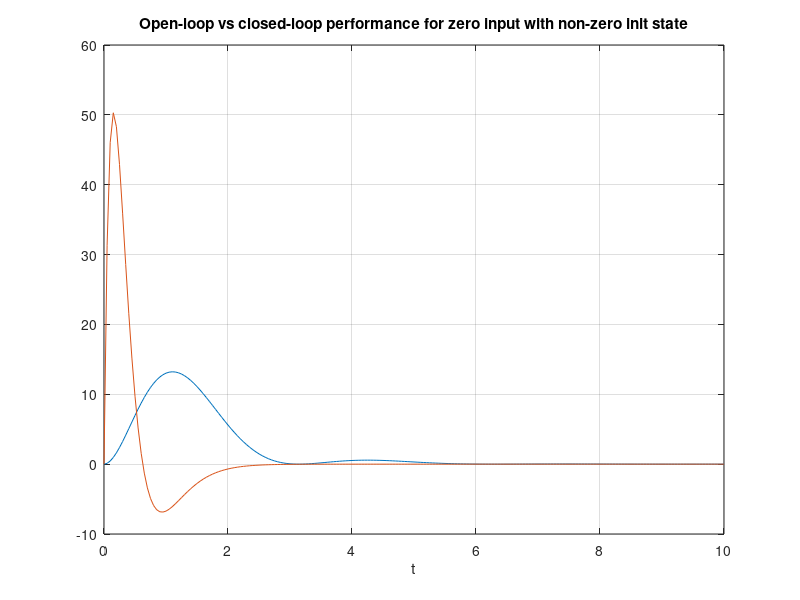

Recreate this plot in MATLAB.
%% Pr. 2
clear A B C CC; 
A = [2     3     2     1
    -2    -3     0     0
    -2    -2    -4     0
    -2    -2    -2    -5]; 
B = [1; -2; 2; -1];
CC = ctrb(A, B); 
V = orth(CC); 
W = null(CC); 
Tinv = [V, W]; 
T = inv(Tinv); 
A1 = T*A*Tinv; 
B1 = T*B; 

%% Pr. 4
% transfer function of the system
n = [3, 4, -2];
d = [1, 3, 7, 5]; 

% state space representation
[A, B, C, D] = tf2ss(n, d); 
sys = ss(A, B, C, D); 

eigs = eig(A); 

% controllability
CC = ctrb(A,B); 
R = rank(CC); 

% place poles
ps = [-4, -4, -5]; 
K = acker(A, B, ps); % ackermann formula

% run simulation and plot
t = 0:0.05:10; 
u = zeros(size(t)); 
x0 = [10; 0; 0]; 
[y, t, x] = lsim(sys, u, t, x0); 

figure();
sys_fb = ss(A-B*K, B, C, D); 
[y_fb, t, x_fb] = lsim(sys_fb, u, t, x0); 
plot(t, y); 
hold on; 
plot(t, y_fb); 
title('Open-loop vs closed-loop performance for zero input with non-zero init state')
xlabel('t'); 
grid on; 

% note that initial state effects the reaction speed and overshoot